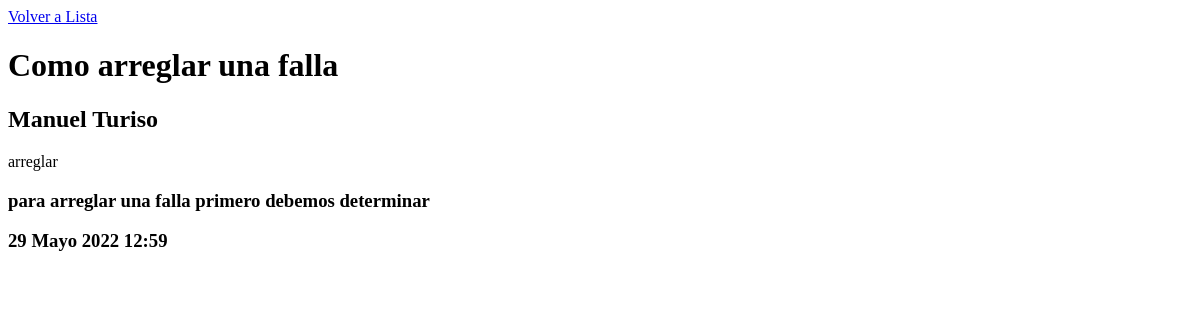
Before: /blog/detalle/2/ with the older database file.
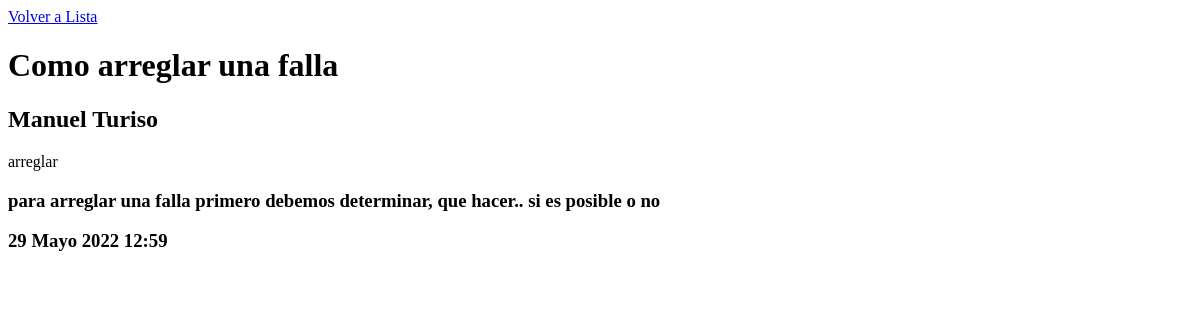
After: the same page with the newer database file.
### blog_web/models.py (models this page shows, shortened)
class Posteo(models.Model):
    autor = models.TextField(max_length=100)
    titulo = models.TextField(max_length=100)
    categoria = models.TextField(max_length=100)
    post = models.TextField(max_length=1000)
    fecha_posteo = models.DateTimeField(auto_now_add=True)

### blog_web/views.py (the view)
# urls.py: path("detalle/<pk>/", views.BlogDetail.as_view(), name ="blog_detail"),
class BlogDetail(DetailView):
    model = Posteo
    template_name = "blog_web/blogDetail.html"

### blog_web/templates/blog_web/blogDetail.html
<a href="{% url 'blog_list' %}">Volver a Lista</a>
<div>
    <h1>{{object.titulo}}</h1>
    <h2>{{object.autor}}</h2>
    <p> {{object.categoria}} </p>
    <h3>{{object.post}}</h3>
    <h3>{{object.fecha_posteo}}</h3>
</div>

Changed rows visible on the page:
changed Posteo "Como arreglar una falla": post "para arreglar una falla primero debemos determinar" → "para arreglar una falla primero debemos determinar, que hacer.. si es posible o no"
